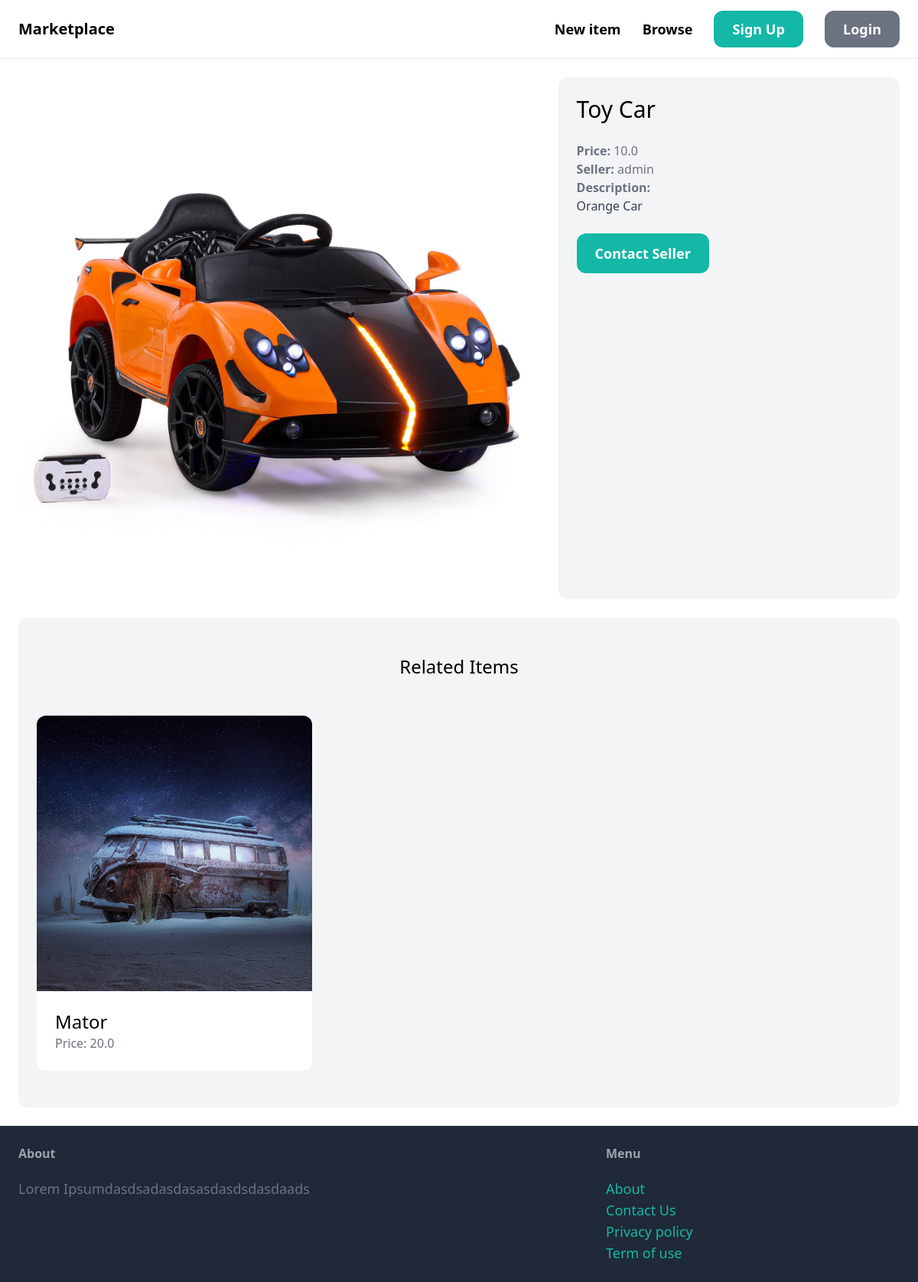
Page /items/1/ on the committed database.
### item/models.py (models this page shows, shortened)
class Item(models.Model):
    category=models.ForeignKey(Category, related_name='items', on_delete=models.CASCADE)
    name = models.CharField(max_length=255)
    description = models.TextField(blank = True, null=True)
    price = models.FloatField()
    image = models.ImageField(upload_to='item_images',blank=True, null=True)
    is_sold=models.BooleanField(default=False)
    created_by=models.ForeignKey(User, related_name='items',on_delete=models.CASCADE)
    created_at=models.DateTimeField(auto_now_add=True)

### item/views.py (the view)
# urls.py: path('<int:pk>/', views.detail, name='detail'),
def detail(request, pk):
    item = get_object_or_404(Item, pk=pk)
    related_items = Item.objects.filter(category = item.category, is_sold=False).exclude(pk=pk)[0:3]
    return render(request, 'item/detail.html', {
        'item': item,
        'related_items': related_items
    })

### item/templates/item/detail.html (shortened to what this page needs)
{% extends 'core/base.html' %}
{% block content %}
<div class="grid grid-cols-5 gap-6">
    <div class="col-span-3">
        <img src ="{{ item.image.url }}" class="rounded-xl">
    </div>
    <div class="col-span-2 p-6 bg-gray-100 rounded-xl">
        <h1 class="mb-6 text-3xl">{{ item.name }}</h1>
        <p class="text-gray-500"><strong>Price: </strong>{{ item.price }} </p>
        <p class="text-gray-500"><strong>Seller: </strong>{{ item.created_by.username }} </p>
        {% if item.description %}
        <p class="text-gray-700">
            <strong class="text-gray-500">Description:</strong><br>{{ item.description }}
        </p>
        {% endif %}
        {% if request.user == item.created_by %}
            <div class="mt-6 p-6 bg-white rounded-xl">
                <p>This is your Item!</p>
                <a href="{% url 'item:edit' item.id %}" class="inline-block mt-6 px-6 py-3 text-lg font-semibold bg-teal-500 text-white rounded-xl">Edit</a>
                <a href="{% url 'item:delete' item.id %}" class="inline-block mt-6 px-6 py-3 text-lg font-semibold bg-red-500 text-white rounded-xl">Delete</a>
            </div>
        {% else %}
            <a href="{% url 'conversation:new' item.id %}" class="inline-block mt-6 px-6 py-3 text-lg font-semibold bg-teal-500 text-white rounded-xl hover:bg-teal-700">Contact Seller</a>
        {% endif %}
    </div>
</div>
<div class="mt-6 px-6 py-12 bg-gray-100 rounded-xl">
    <h2 class="mb-12 text-2xl text-center">Related Items</h2>
    <div class="grid grid-cols-3 gap-3">
        {% for item in related_items %}
            <div>
                <a href="{% url 'item:detail' item.id %}">
                    <div>
                        <img src="{{ item.image.url }}" class="rounded-t-xl">
                    </div>
                    <div class="p-6 bg-white rounded-b-xl">
                        <h2 class="text-2xl">{{ item.name }}</h2>
                        <p class="text-gray-500">Price: {{ item.price }}</p>
                    </div>
                </a>
            </div>
        {% endfor %}
    </div>
</div>
{% endblock %}

### rows in the picture
Item: image (picture), name "Toy Car", price "10.0", created_by.username "admin", description "Orange Car"
Item: image (picture), name "Mator", price "20.0"
